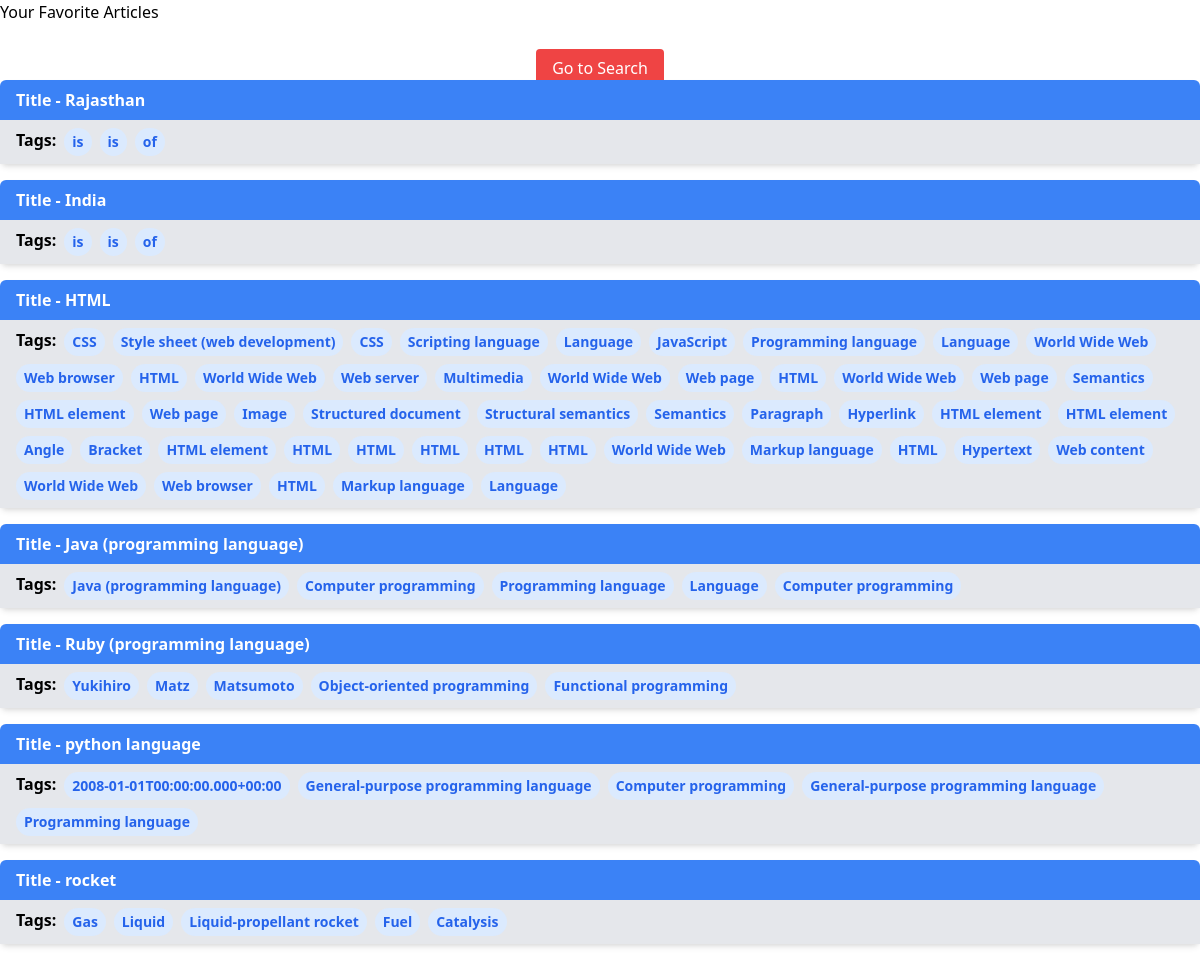
The app's page /favorites/ with its own data.
### models.py (models this page shows)
class FavoriteArticle(Base):
    __tablename__ = "favorite_articles"
    id = Column(Integer, primary_key=True, index=True)
    title = Column(String, index=True)
    summary = Column(String)
    tags = Column(String)  # Store tags as a comma-separated string

### app.py (the view)
@app.get("/favorites/", response_class=HTMLResponse)
async def get_favorites(request: Request, db: Session = Depends(get_db)):
    favorites = db.query(FavoriteArticle).all()
    return templates.TemplateResponse("favorites.html", {"request": request, "favorites": favorites})

### templates/favorites.html (shortened to what this page needs)
<!DOCTYPE html>
<html lang="en">
<head>
    <link href="https://cdn.jsdelivr.net/npm/tailwindcss@2.2.19/dist/tailwind.min.css" rel="stylesheet">
</head>
<body>
    <h1>Your Favorite Articles</h1>
    <div class="mt-8 text-center">
        <a href="/" class="bg-red-500 text-white py-2 px-4 rounded mt-4">
            Go to Search
        </a>
    </div>
    {% for article in favorites %}
        <div class="bg-white shadow-md rounded-md mb-4">
            <button onclick="toggleSummary({{article.id}})" class="w-full text-left px-4 py-2 font-semibold bg-blue-500 text-white rounded-t-md">
               <h1>Title - {{ article.title }} </h1>
            </button>
            <div class="px-4 py-2 bg-gray-200 flex flex-wrap gap-2">
                <span class="font-semibold">Tags:</span>
                {% for tag in article.tags.split(",") %}
                    <span class="bg-blue-100 text-blue-600 text-sm font-semibold px-2 py-1 rounded-full">{{ tag.strip() }}</span>
                {% endfor %}
            </div>
        </div>
    {% endfor %}
</body>
</html>

### records on screen
FavoriteArticle: title "Rajasthan", strip "is" "is" "of"
FavoriteArticle: title "India", strip "is" "is" "of"
FavoriteArticle: title "HTML", strip "CSS" "Style sheet (web development)" "CSS" "Scripting language" "Language" "JavaScript" "Programming language" "Language" "World Wide Web" "Web browser" "HTML" "World Wide Web" "Web server" "Multimedia" "World Wide Web" "Web page" "HTML" "World Wide Web" "Web page" "Semantics" "HTML element" "Web page" "Image" "Structured document" "Structural semantics" "Semantics" "Paragraph" "Hyperlink" "HTML element" "HTML element" "Angle" "Bracket" "HTML element" "HTML" "HTML" "HTML" "HTML" "HTML" "World Wide Web" "Markup language" "HTML" "Hypertext" "Web content" "World Wide Web" "Web browser" "HTML" "Markup language" "Language"
FavoriteArticle: title "Java (programming language)", strip "Java (programming language)" "Computer programming" "Programming language" "Language" "Computer programming"
FavoriteArticle: title "Ruby (programming language)", strip "Yukihiro" "Matz" "Matsumoto" "Object-oriented programming" "Functional programming"
FavoriteArticle: title "python language", strip "2008-01-01T00:00:00.000+00:00" "General-purpose programming language" "Computer programming" "General-purpose programming language" "Programming language"
FavoriteArticle: title "rocket", strip "Gas" "Liquid" "Liquid-propellant rocket" "Fuel" "Catalysis"
